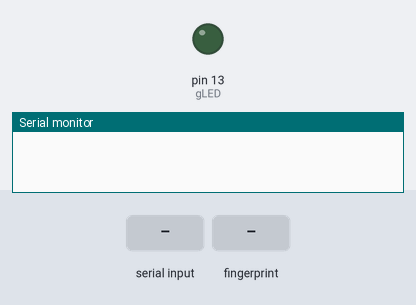
Recording of a sketch running on a simulated Arduino Uno, built with avr-gcc and run on an emulated ATmega328P. On the bench: output pins drawn as LEDs (lit = HIGH), the last lines printed to the serial monitor. The test bench sets the inputs (shaded band).

Above: at 5.2 s.
5.3 s: "S" received over Serial
7.8 s: finger stored as number 1 placed on the sensor
10.8 s: "K" received over Serial
At 13.6 s:
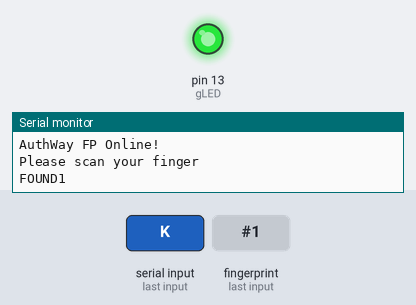
Timing chart, 0 to 15.1 s (numbered marks = the images above; inputs shaded):
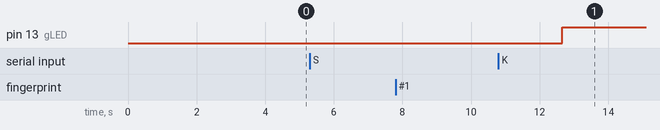

Measured:
- after the input at 10.8 s, pin 13 (gLED): LOW → HIGH after 1.9 s

The sketch:

AuthWayFP.ino
```cpp
// (licence header left out)
#include <Adafruit_Fingerprint.h>
#include <SoftwareSerial.h>

int getFingerprintIDez();

SoftwareSerial mySerial(2, 3);

#include <Wire.h>

int gLED = 13;
bool loopit;

Adafruit_Fingerprint finger = Adafruit_Fingerprint(&mySerial);

void setup()
{
  Serial.begin(9600);
  finger.begin(57600);
  delay(3000);
  pinMode(gLED, OUTPUT);
  digitalWrite(gLED, LOW);
}

void waitForStart()
{
  while(true){
    String returned = Serial.readString();
    if(returned == "S"){
        digitalWrite(gLED, LOW);
        Serial.println("AuthWay FP Online!");
        delay(3000);
        break;
    }
  }

}

void waitForScan()
{
  Serial.println("Please scan your finger");
  while(true){
    int result = getFingerprintIDez();
    if(result == 1){
      delay(1000);
      break;
    }
  }

}

void waitForResponse()
{
  delay(1000);
  while(true){
    String returned = Serial.readString();
    if(returned == "K"){
        digitalWrite(gLED, HIGH);
        break;
    } else if(returned == "F"){
        digitalWrite(gLED, LOW);
        break;
    }
  }

}

void loop()
{
  waitForStart();
  waitForScan();
  waitForResponse();
}

int getFingerprintIDez() {
  uint8_t p = finger.getImage();
  if (p != FINGERPRINT_OK){
    return -1;
  }

  p = finger.image2Tz();
  if (p != FINGERPRINT_OK){
    return -1;
  }

  p = finger.fingerFastSearch();
  if (p != FINGERPRINT_OK){
    return -1;
  }

  Serial.print("FOUND");
  Serial.println(1);
  //return finger.fingerID;
  return 1;
}
void softReset(){
  asm volatile ("  jmp 0");
}
```
